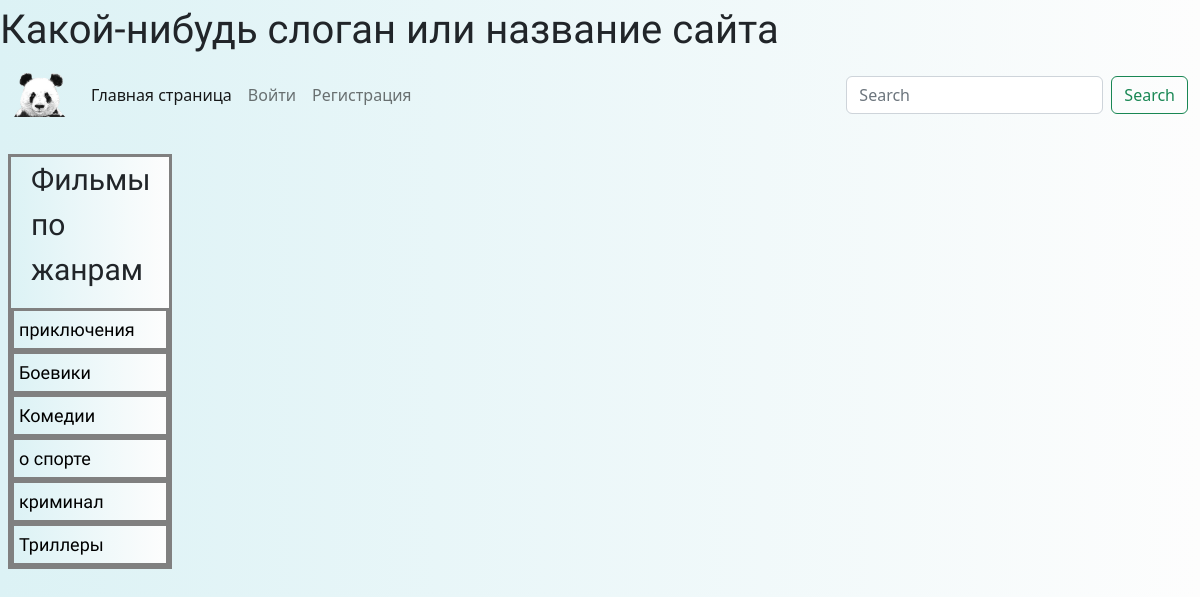
The page / on the database its author committed.
### movies/models.py (models this page shows, shortened)
class Category(models.Model):
    title_cat = models.CharField(max_length=100, db_index=True, verbose_name="Категория")
    slug = models.SlugField(max_length=255, unique=True, db_index=True, verbose_name="URL")
    def get_absolute_url(self):
        return reverse('movies_by_category', kwargs={'cat_slug': self.slug})
    class Meta:
        verbose_name = "Категории"
        verbose_name_plural = "Категории"
        ordering = ['?']

### movies/views.py (the view)
# urls.py: path('', MoviesHome.as_view(), name='home'),
class MoviesHome(ListView):  # отображение домашней страницы
    model = Movies
    template_name = "movies/home.html"
    context_object_name = 'all_movies'
    def get_context_data(self, **kwargs):
        context = super().get_context_data(**kwargs)
        context['movies_list'] = Movies.objects.all().order_by('title')
        context['cat_selected'] = 0
        return context
    def get_queryset(self):
        return Movies.objects.filter(is_published=True)

### movies/templatetags/movies_tags.py (called while the page is built)
@register.simple_tag()
def get_categories():
    return Category.objects.all()

### movies/templates/movies/home.html (shortened to what this page needs)
{% extends 'movies/base.html' %}

### movies/templates/movies/base.html (shortened to what this page needs)
{% load movies_tags %}
{% load static %}
<!DOCTYPE html>
<html lang="en">
<head>
    <link href="https://cdn.jsdelivr.net/npm/bootstrap@5.2.3/dist/css/bootstrap.min.css" rel="stylesheet">
    <link rel="stylesheet" href="../../static/css/styles.css">
</head>
<body>
<header>
   <div class="name" style="font-family: Lobster; font-size: 40px;">Какой-нибудь слоган или название сайта</div>
    <nav class="navbar navbar-expand-lg bg-light">
      <div class="container-fluid">
        <a class="navbar-brand" href="{% url 'home' %}"><img src="../../static/images/logo_navbar.png" alt="logo-image"></a>
        <div class="collapse navbar-collapse" id="navbarSupportedContent">
          <ul class="navbar-nav me-auto mb-2 mb-lg-0">
            <li class="nav-item">
              <a class="nav-link active" aria-current="page" href="{% url 'home' %}">Главная страница</a>
            </li>
            {% if user.is_authenticated %}
              <li class="nav-item">
                <a class="nav-link" href="{% url 'logout' %}">Выйти</a>
              </li>
            {% else %}
               <li class="nav-item">
                 <a class="nav-link" href="{% url 'login' %}">Войти</a>
               </li>
               <li class="nav-item">
                 <a class="nav-link" href="{% url 'register_user' %}">Регистрация</a>
               </li>
            {% endif %}
        </ul>
          <form class="d-flex" role="search">
            <input class="form-control me-2" type="search" placeholder="Search" aria-label="Search">
            <button class="btn btn-outline-success" type="submit">Search</button>
          </form>
        </div>
      </div>
    </nav>
   </header>
<section>
<div class="row">
  <div class="col-lg-2 col-md-12">
        <div class="row px-2">
        <div class="col-lg-12 sidebar my-4">
            <div class="left-sidebar"><p style="font-family: Lobster; font-size: 30px; margin-left: 20px;">Фильмы по жанрам</p>
                  {% for c in categories %}
                     {% if c.pk == cat_selected %}
                        <li class="selected" style="font-size: 25px; color: black;  font-family: Lobster;   background: white;">{{c.title_cat}}</li>
                     {% else %}
                        <li><a href="{{ c.get_absolute_url }}">{{ c.title_cat }}</a></li>
                     {% endif %}
                  {% endfor %}
            </div>
        </div>
        </div>
  </div>
  <div class="col-lg-8 col-md-12">
  </div>
  <div class="col-lg-2 col-md-12">
  </div>
</div>
</section>
</body>
</html>

### movies/static/css/styles.css (style rules this page uses)
body { background: linear-gradient(90deg, #DCF2F5 0%, #FDFDFD 100%); }
.navbar { background: linear-gradient(90deg, #DCF2F5 0%, #FDFDFD 100%); font-weight: 400; color: black; }
.navbar-brand img { width: 55px; }
.left-sidebar { background: linear-gradient(90deg, #DCF2F5 0%, #FDFDFD 100%); list-style-type: none; border: solid; border-color: grey; }
.left-sidebar>li { border: solid; background: linear-gradient(90deg, #DCF2F5 0%, #FDFDFD 100%); border-color: grey; }
.left-sidebar>li>a { display: block; padding: 5px; text-decoration: none; color: black; font-family: Lobster; font-size: 18px; }

### rows shown on the page
Category: title_cat "приключения"
Category: title_cat "Боевики"
Category: title_cat "Комедии"
Category: title_cat "о спорте"
Category: title_cat "криминал"
Category: title_cat "Триллеры"
